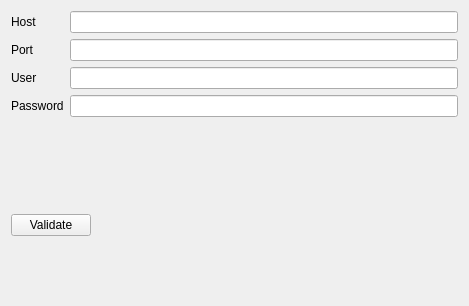
<?xml version="1.0" encoding="UTF-8"?>
<ui version="4.0">
 <class>IBackupConfigDialog</class>
 <widget class="QWidget" name="IBackupConfigDialog">
  <property name="geometry">
   <rect>
    <x>0</x>
    <y>0</y>
    <width>469</width>
    <height>306</height>
   </rect>
  </property>
  <property name="windowTitle">
   <string>Form</string>
  </property>
  <layout class="QVBoxLayout" name="verticalLayout">
   <item>
    <layout class="QFormLayout" name="formLayout">
     <item row="0" column="0">
      <widget class="QLabel" name="label">
       <property name="text">
        <string>Host</string>
       </property>
      </widget>
     </item>
     <item row="0" column="1">
      <widget class="QLineEdit" name="hostnameLineEdit"/>
     </item>
     <item row="1" column="0">
      <widget class="QLabel" name="label_4">
       <property name="text">
        <string>Port</string>
       </property>
      </widget>
     </item>
     <item row="1" column="1">
      <widget class="QLineEdit" name="portLineEdit"/>
     </item>
     <item row="2" column="0">
      <widget class="QLabel" name="label_2">
       <property name="text">
        <string>User</string>
       </property>
      </widget>
     </item>
     <item row="2" column="1">
      <widget class="QLineEdit" name="usernameLineEdit"/>
     </item>
     <item row="3" column="0">
      <widget class="QLabel" name="label_3">
       <property name="text">
        <string>Password</string>
       </property>
      </widget>
     </item>
     <item row="3" column="1">
      <widget class="QLineEdit" name="passwordLineEdit"/>
     </item>
    </layout>
   </item>
   <item>
    <layout class="QHBoxLayout" name="horizontalLayout">
     <item>
      <widget class="QPushButton" name="validateButton">
       <property name="text">
        <string>Validate</string>
       </property>
      </widget>
     </item>
     <item>
      <widget class="QLabel" name="validationResultLabel">
       <property name="text">
        <string/>
       </property>
      </widget>
     </item>
     <item>
      <spacer name="horizontalSpacer">
       <property name="orientation">
        <enum>Qt::Horizontal</enum>
       </property>
       <property name="sizeHint" stdset="0">
        <size>
         <width>40</width>
         <height>20</height>
        </size>
       </property>
      </spacer>
     </item>
    </layout>
   </item>
  </layout>
 </widget>
 <resources/>
 <connections/>
</ui>
